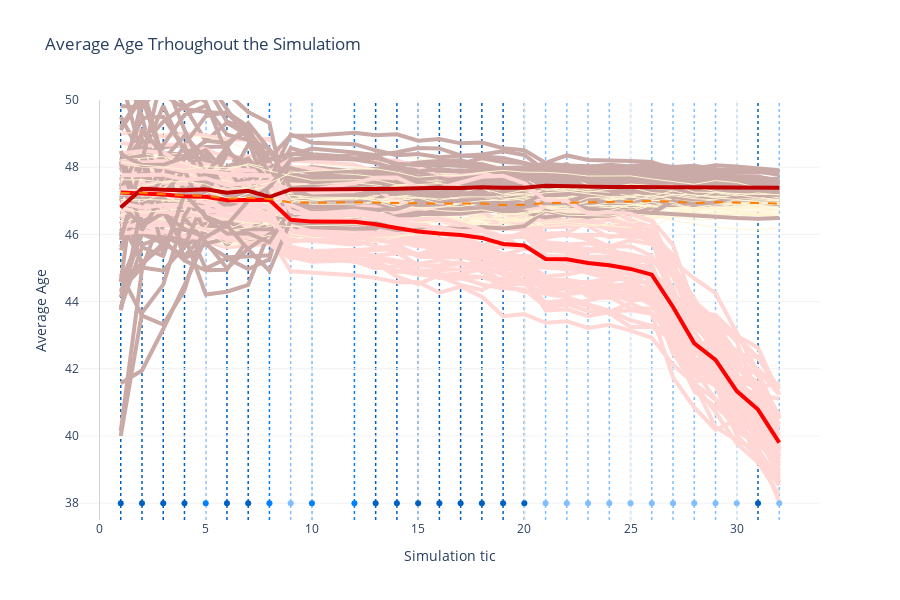

Here is the notebook cell this chart was saved with:
### Code cell
fig = go.Figure()
for i in range(0,49):
    subGraph = genericGraph.loc[genericGraph['test']==i].copy()

    for j in range(3):
        fig.add_trace(go.Scatter(
            x=subGraph['tic'],
            y=subGraph[colList[j]],
            line=styleListBG[j],
            name=titlesList[j]
            ))

for i in range(3):
    fig.add_trace(go.Scatter(
        x=avgGraph['tic'],
        y=avgGraph[colList[i]],
        line=styleList[i],
        name=titlesList[i]
    ))

maxY=50
for xtic in aTics:
    fig.add_shape(type="line", x0=xtic, y0=0, x1=xtic, y1=maxY, line=dict(
        color=aC, width=1.5, dash="dot"), layer="below")

for xtic in rTics:
    fig.add_shape(type="line", x0=xtic, y0=0, x1=xtic, y1=maxY, line=dict(
        color=rC, width=1.5, dash="dot"), layer="below")

for xtic in rrTics:
    fig.add_shape(type="line", x0=xtic, y0=0, x1=xtic, y1=maxY,
                  line=dict(color=rrC, width=1.5, dash="dot"), layer="below")

    
fig.add_trace(go.Scatter(name='Addition', x=aTics, y=aYshift,
                         mode='markers', marker=dict(color=aC)))
fig.add_trace(go.Scatter(name='Reconstruction', x=rTics, y=rYshift,
                         mode='markers', marker=dict(color=rC)))
fig.add_trace(go.Scatter(name='Raze and Rebuild', x=rrTics,
                         y=rrYshift, mode='markers', marker=dict(color=rrC)))

fig.update_layout(width=widthD,height=heightD, title=title_)
fig.update_yaxes(title=y_title,range=[37.5, maxY],gridwidth=1, gridcolor=gridBG,zerolinewidth=1,zerolinecolor='lightgrey')
fig.update_xaxes(title='Simulation tic',gridwidth=1, gridcolor=gridBG,zerolinewidth=1,zerolinecolor='lightgrey')
fig.update_layout(showlegend=False,plot_bgcolor='rgba(0,0,0,0)',legend=dict(yanchor="top", y=0.65, xanchor="left", x=0.6))
fig.show()
